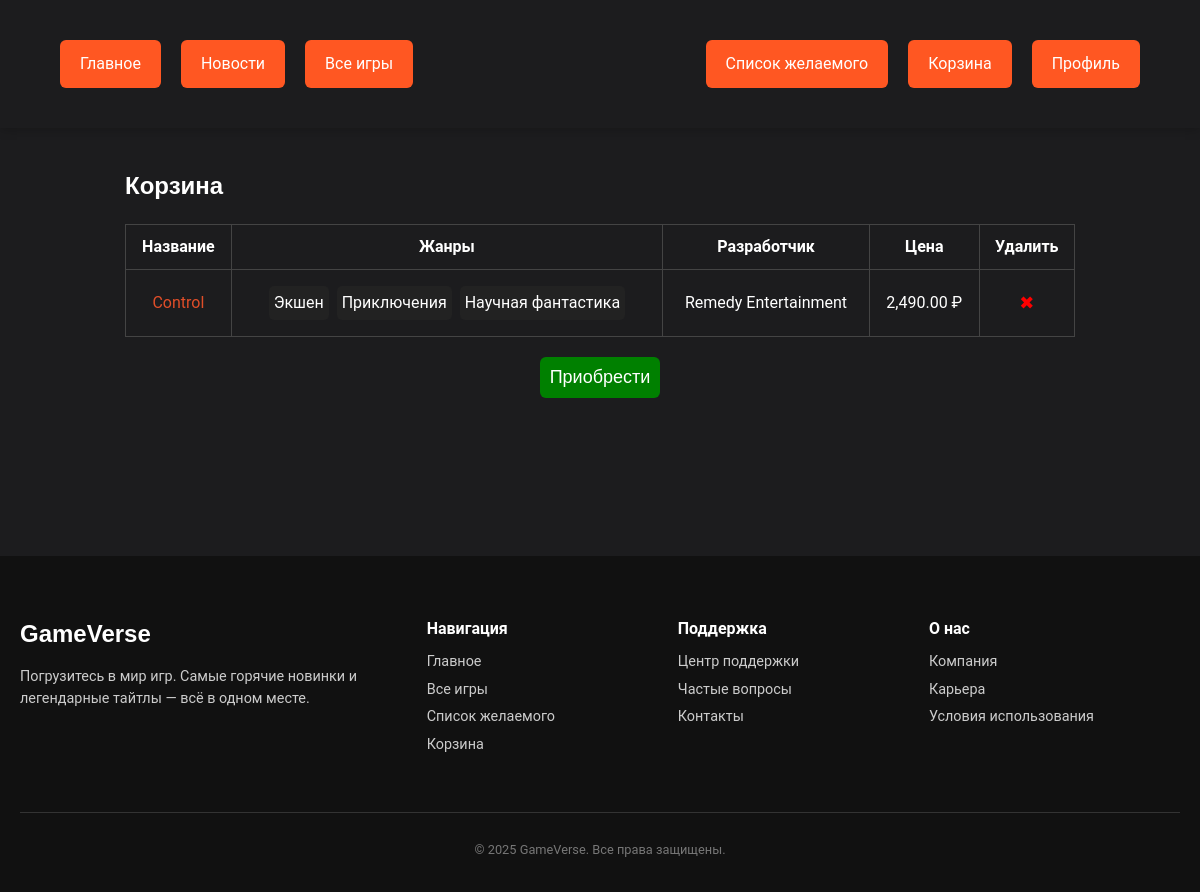
Screenshot of /cart.php (signed in) with the database file from the repository.
### tables this page shows
CREATE TABLE `games` (
  `game_id` int NOT NULL,
  `title` varchar(255) DEFAULT NULL,
  `developer_id` int DEFAULT NULL,
  `release_date` date DEFAULT NULL,
  `age_rating` varchar(10) DEFAULT NULL,
  `logline` text,
  `description` text,
  `price` decimal(10,2) DEFAULT NULL,
  `cover_image_path` varchar(255) DEFAULT NULL,
  `screenshot_path` varchar(255) DEFAULT NULL
);

CREATE TABLE `developers` (
  `developer_id` int NOT NULL,
  `developer_name` varchar(255) DEFAULT NULL
);

### cart.php (the view, shortened to what this page needs)
<?php
require_once 'db.php';
$user_id = $_SESSION['user_id'];
$cart_query = "
    SELECT g.game_id, g.title, g.price, d.developer_name
    FROM cart c
    JOIN games g ON c.game_id = g.game_id
    JOIN developers d ON g.developer_id = d.developer_id
    WHERE c.user_id = $user_id";
$cart_items = mysqli_query($conn, $cart_query);
$genres_query = "
    SELECT gg.game_id, GROUP_CONCAT(g.genre_name SEPARATOR ', ') AS genres
    FROM game_genres gg
    JOIN genres g ON gg.genre_id = g.genre_id
    WHERE gg.game_id IN (SELECT game_id FROM cart WHERE user_id = $user_id)
    GROUP BY gg.game_id";
$genres_result = mysqli_query($conn, $genres_query);
$genres = [];
while ($row = mysqli_fetch_assoc($genres_result)) {
    $genres[$row['game_id']] = explode(', ', $row['genres']);
}
require_once 'header.php';
?>
<div class="cart-container">
    <h2>Корзина</h2>
    <div id="cart-content">
        <?php if (mysqli_num_rows($cart_items) > 0): ?>
            <table>
                <thead>
                    <tr>
                        <th>Название</th>
                        <th>Жанры</th>
                        <th>Разработчик</th>
                        <th>Цена</th>
                        <th>Удалить</th>
                    </tr>
                </thead>
                <tbody>
                    <?php while ($row = mysqli_fetch_assoc($cart_items)): ?>
                        <tr>
                            <td><a href="game.php?id=<?= $row['game_id'] ?>" class="game-link"><?= htmlspecialchars($row['title']) ?></a></td>
                            <td>
                                <?php foreach ($genres[$row['game_id']] as $genre): ?>
                                    <span class="genre"><?= htmlspecialchars($genre) ?></span>
                                <?php endforeach; ?>
                            </td>
                            <td><?= htmlspecialchars($row['developer_name']) ?></td>
                            <td><?= number_format($row['price'], 2) ?> ₽</td>
                            <td><button class="delete-btn" data-id="<?= $row['game_id'] ?>">✖</button></td>
                        </tr>
                    <?php endwhile; ?>
                </tbody>
            </table>
            <button id="purchase-btn">Приобрести</button>
        <?php else: ?>
            <p class="empty-cart">Ваша корзина пуста.</p>
        <?php endif; ?>
    </div>
    <p id="purchase-message"></p>
</div>
<?php require_once 'footer.php'; ?>

### styles.css (style rules this page uses)
body { font-family: 'Roboto', sans-serif; margin: 0; padding: 0; background-color: #1c1c1e; color: #fff; line-height: 1.5; }
button, .btn { background-color: #ff5722; border: none; color: #fff; padding: 12px 20px; border-radius: 6px; cursor: pointer; font-size: 16px; transition: background-color 0.3s, transform 0.3s; text-decoration: none; }
h1, h2, h3 { font-family: 'Arial', sans-serif; font-weight: bold; margin-bottom: 20px; color: #fff; }

### cart.php (style rules this page uses)
.cart-container { max-width: 950px; margin: auto; padding: 20px; }
table { width: 100%; border-collapse: collapse; }
th, td { padding: 10px; border: 1px solid #444; text-align: center; }
.genre { display: inline-block; padding: 5px; background: #222; color: #fff; border-radius: 5px; margin: 2px; }
.delete-btn { background: none; border: none; font-size: 18px; cursor: pointer; color: red; }
#purchase-btn { display: block; margin: 20px auto; padding: 10px; font-size: 18px; background: green; color: white; border: none; cursor: pointer; }
.game-link { color: #e04e29; text-decoration: none; }
.empty-cart, #purchase-message { text-align: center; font-size: 18px; color: #888; padding: 20px; }

### rows the page displays
games: title "Control", game_id "Экшен", game_id "Приключения", game_id "Научная фантастика", developer.developer_name "Remedy Entertainment", price "2,490.00"
